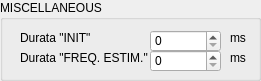
    <widget class="QGroupBox" name="groupBox_miscellaneous">
     <property name="geometry">
      <rect>
       <x>710</x>
       <y>100</y>
       <width>261</width>
       <height>81</height>
      </rect>
     </property>
     <property name="title">
      <string>MISCELLANEOUS</string>
     </property>
     <property name="flat">
      <bool>false</bool>
     </property>
     <widget class="QLabel" name="label_durataFreqEst">
      <property name="geometry">
       <rect>
        <x>20</x>
        <y>50</y>
        <width>131</width>
        <height>16</height>
       </rect>
      </property>
      <property name="text">
       <string>Durata &quot;FREQ. ESTIM.&quot;</string>
      </property>
      <property name="alignment">
       <set>Qt::AlignLeading|Qt::AlignLeft|Qt::AlignVCenter</set>
      </property>
     </widget>
     <widget class="QLabel" name="label_durataFreqEstUM">
      <property name="geometry">
       <rect>
        <x>230</x>
        <y>50</y>
        <width>21</width>
        <height>16</height>
       </rect>
      </property>
      <property name="text">
       <string>ms</string>
      </property>
      <property name="alignment">
       <set>Qt::AlignLeading|Qt::AlignLeft|Qt::AlignVCenter</set>
      </property>
     </widget>
     <widget class="QLabel" name="label_durataInitUM">
      <property name="geometry">
       <rect>
        <x>230</x>
        <y>30</y>
        <width>21</width>
        <height>16</height>
       </rect>
      </property>
      <property name="text">
       <string>ms</string>
      </property>
      <property name="alignment">
       <set>Qt::AlignLeading|Qt::AlignLeft|Qt::AlignVCenter</set>
      </property>
     </widget>
     <widget class="QLabel" name="label_durataInit">
      <property name="geometry">
       <rect>
        <x>20</x>
        <y>30</y>
        <width>131</width>
        <height>16</height>
       </rect>
      </property>
      <property name="text">
       <string>Durata &quot;INIT&quot;</string>
      </property>
      <property name="alignment">
       <set>Qt::AlignLeading|Qt::AlignLeft|Qt::AlignVCenter</set>
      </property>
     </widget>
     <widget class="QDoubleSpinBox" name="doubleSpinBox_durataInit">
      <property name="geometry">
       <rect>
        <x>150</x>
        <y>30</y>
        <width>71</width>
        <height>22</height>
       </rect>
      </property>
      <property name="wrapping">
       <bool>false</bool>
      </property>
      <property name="frame">
       <bool>true</bool>
      </property>
      <property name="decimals">
       <number>0</number>
      </property>
      <property name="maximum">
       <double>20000.000000000000000</double>
      </property>
     </widget>
     <widget class="QDoubleSpinBox" name="doubleSpinBox_durataFreqEst">
      <property name="geometry">
       <rect>
        <x>150</x>
        <y>50</y>
        <width>71</width>
        <height>22</height>
       </rect>
      </property>
      <property name="wrapping">
       <bool>false</bool>
      </property>
      <property name="frame">
       <bool>true</bool>
      </property>
      <property name="decimals">
       <number>0</number>
      </property>
      <property name="maximum">
       <double>20000.000000000000000</double>
      </property>
     </widget>
    </widget>
